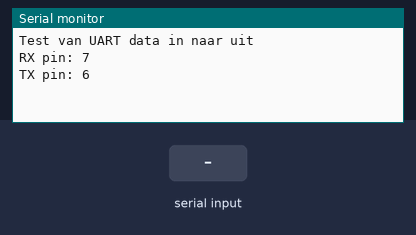
Recording of a sketch running on a simulated Arduino Uno, built for the host (arithmetic inside an expression is 32-bit, double 64-bit). On the bench: the last lines printed to the serial monitor. The inputs (shaded band) are chosen by the test bench.

Above: at 1.2 s.
1.3 s: "1" received over the second serial link
At 2.5 s:
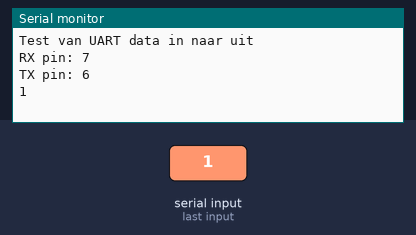
2.8 s: "0" received over the second serial link
At 3.9 s:
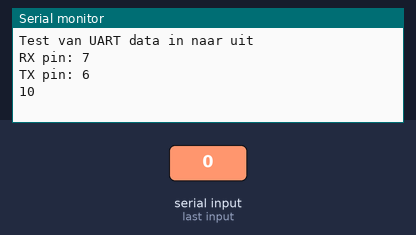

Measured:
- after the input at 1.3 s, the serial monitor: prints a new line at once (image 1)
- after the input at 2.8 s, the serial monitor: prints a new line at once (image 2)

The sketch:

STM32F411_MidiInterface_Test.ino
```cpp
#include <HardwareSerial.h>


#define MIDI_RX  PB7
#define MIDI_TX  PB6

HardwareSerial mySerial1(MIDI_RX, MIDI_TX);


void setup()
{
  Serial.begin(115200);
  while (!Serial && millis() < 10000UL);

  mySerial1.begin(31250);

  Serial.println("Test van UART data in naar uit");
  Serial.print("RX pin: ");
  Serial.println(MIDI_RX);
  Serial.print("TX pin: ");
  Serial.println(MIDI_TX);
}

void loop()
{
  if(mySerial1.available())
  {
    Serial.write(mySerial1.read());
  }

  if(Serial.available())
  {
    mySerial1.write(Serial.read());
  }
}
```
